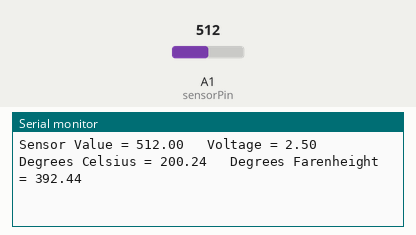
Bench run of a sketch on a simulated Arduino Uno, built with avr-gcc and run on an emulated ATmega328P. Shown: the last lines printed to the serial monitor. The test bench sets the inputs (shaded band); at power-on: A1 (sensorPin) = 512.

Above: at 10.8 s.
10.9 s: A1 (sensorPin) set to 716
At 20.6 s:
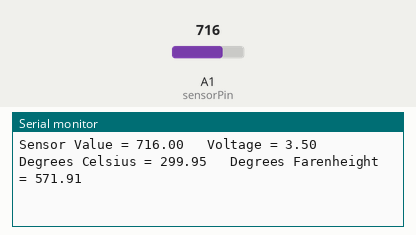
20.9 s: A1 (sensorPin) set to 900
At 30.7 s:
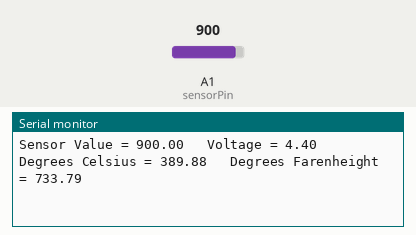
Timing chart, 0 to 32.2 s (numbered marks = the images above; inputs shaded):
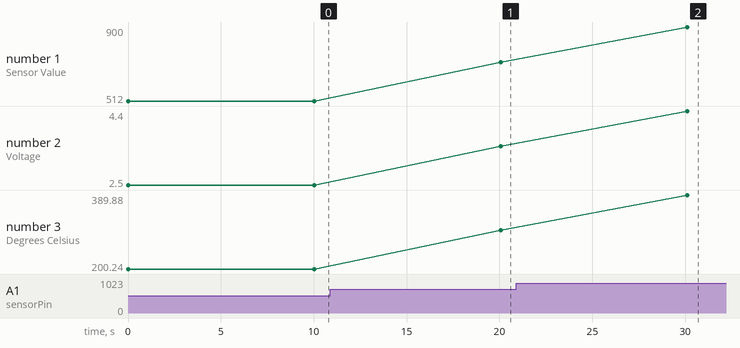

Measured:
- after the input at 10.9 s, the serial monitor: prints a new line after 9.2 s (image 1)
- after the input at 20.9 s, the serial monitor: prints a new line after 9.2 s (image 2)
- plotted number 1: 512 → 716 after the input at 10.9 s, 716 → 900 after the input at 20.9 s
- plotted number 2: 2.5 → 3.5 after the input at 10.9 s, 3.5 → 4.4 after the input at 20.9 s
- plotted number 3: 200.24 → 299.95 after the input at 10.9 s, 299.95 → 389.88 after the input at 20.9 s

The sketch:

temperature.ino
```cpp
int sensorPin = A1;

void setup() {
  // put your setup code here, to run once:
  Serial.begin(9600);

}

void loop() {
  // put your main code here, to run repeatedly:
  double sensorValue = analogRead(sensorPin);
  double voltage = (sensorValue/1023.0)*5.0;
  double degreesCelsius = (voltage-.5)*100.0;
  double degreesFarenheight = degreesCelsius*(9.0/5.0)+32;
  Serial.print("Sensor Value = ");
  Serial.print(sensorValue);
  Serial.print("   Voltage = ");
  Serial.print(voltage);
  Serial.print("   Degrees Celsius = ");
  Serial.print(degreesCelsius);
  Serial.print("   Degrees Farenheight = ");
  Serial.println(degreesFarenheight);
  delay(10000);
}
```
